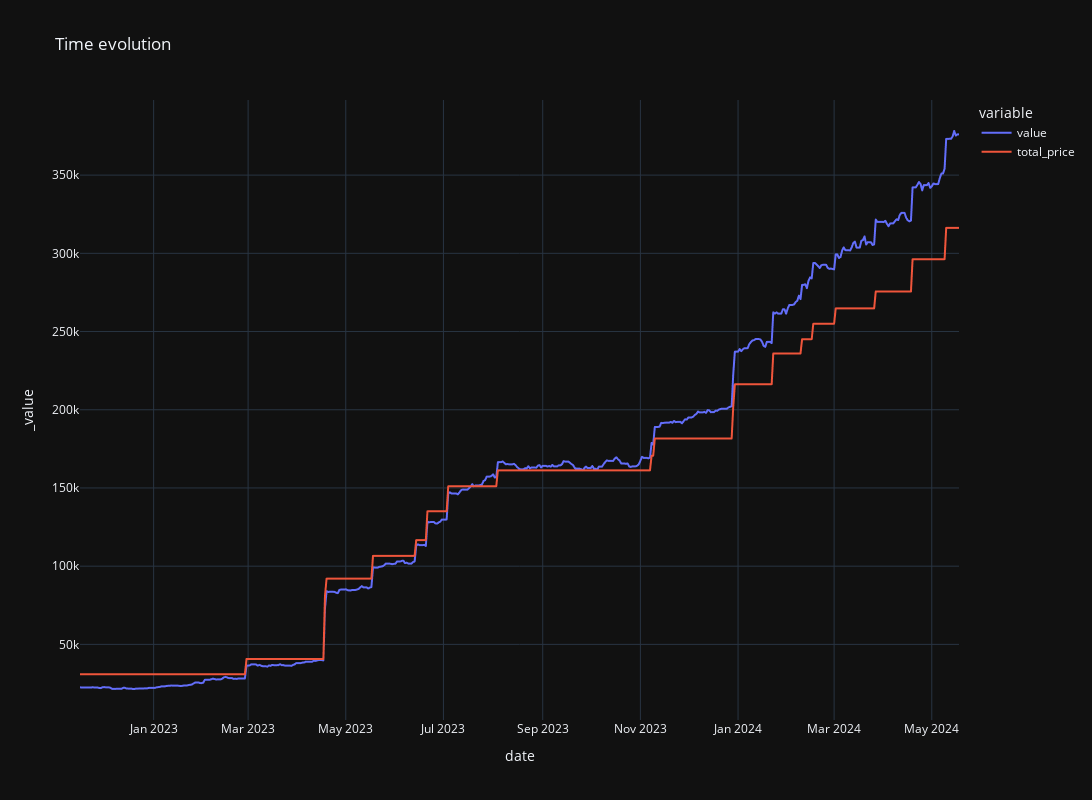

Notebook source saved alongside this figure:
### Code cell
fig = px.line(
    time_evol_all,
    x="date",
    # y=["value","total_gain"],
    y=time_evol_all.columns[1:-2],
    title="Time evolution",
    template="plotly_dark",
    width=1200,
    height=800,
)

# showing the plot
fig.show()

### Figure 1 — Plotly figure (JSON) as saved in the notebook; plotly's stock layout.template omitted (floating-point values rounded to 4 significant figures; data arrays with more than 128 entries replaced by an {"elided": "..."} marker saying what was removed)
{"data": [{"hovertemplate": "variable=value<br>date=%{x}<br>_value=%{y}<extra></extra>", "legendgroup": "value", "line": {"color": "#636efa", "dash": "solid"}, "marker": {"symbol": "circle"}, "mode": "lines", "name": "value", "showlegend": true, "type": "scattergl", "x": {"elided": "550 str values"}, "xaxis": "x", "y": {"elided": "550 float values"}, "yaxis": "y"}, {"hovertemplate": "variable=total_price<br>date=%{x}<br>_value=%{y}<extra></extra>", "legendgroup": "total_price", "line": {"color": "#EF553B", "dash": "solid"}, "marker": {"symbol": "circle"}, "mode": "lines", "name": "total_price", "showlegend": true, "type": "scattergl", "x": {"elided": "550 str values"}, "xaxis": "x", "y": {"elided": "550 float values"}, "yaxis": "y"}], "layout": {"height": 800, "legend": {"title": {"text": "variable"}, "tracegroupgap": 0}, "title": {"text": "Time evolution"}, "width": 1200, "xaxis": {"anchor": "y", "domain": [0, 1], "title": {"text": "date"}}, "yaxis": {"anchor": "x", "domain": [0, 1], "title": {"text": "_value"}}}}
